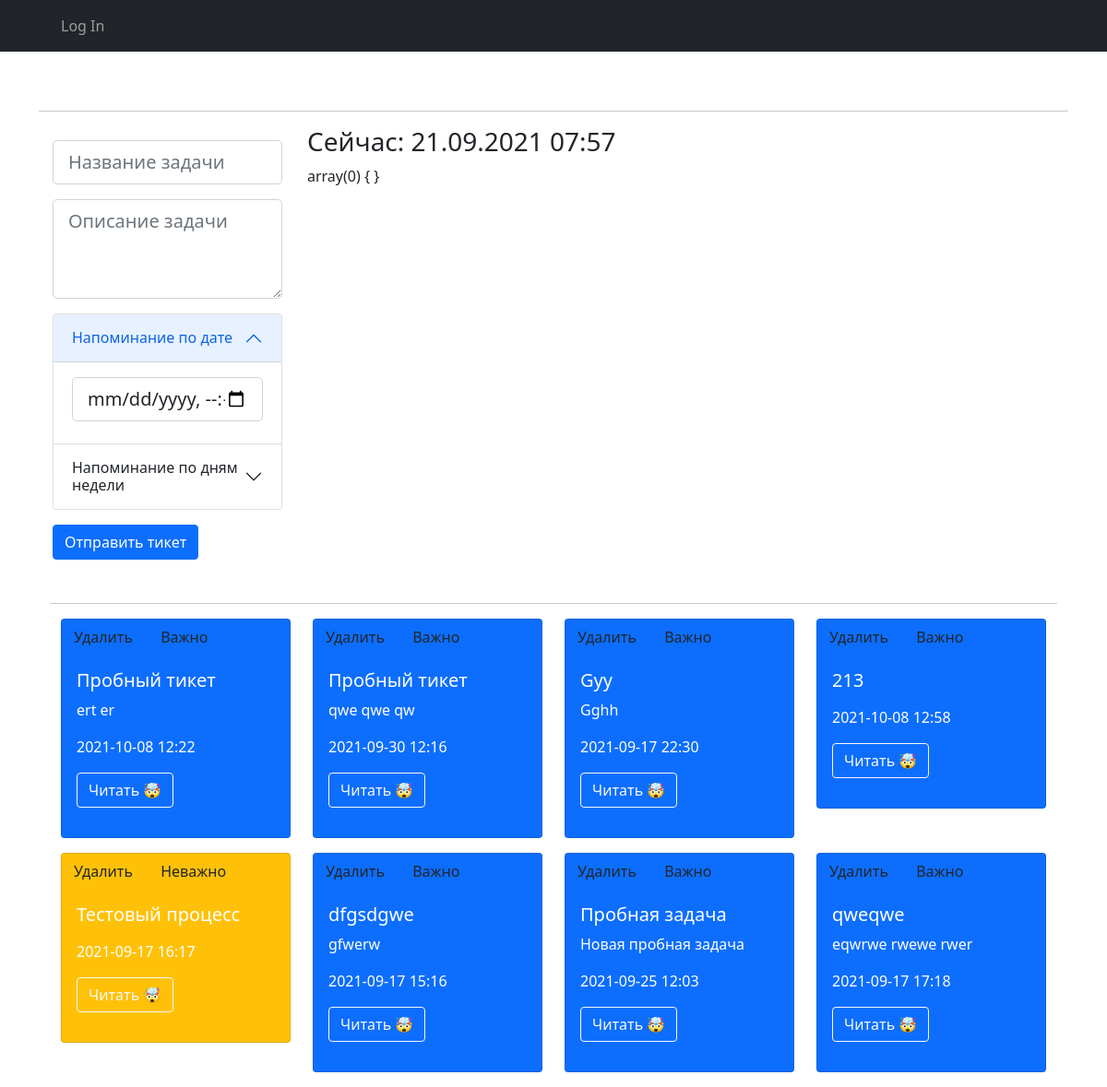
The page / on the database its author committed.
### tables this page shows
CREATE TABLE ticket (id INTEGER PRIMARY KEY AUTOINCREMENT, task_title VARCHAR, task_description TEXT, task_date DATETIME, user_tg_id INT, task_send_status INT, ticket_status VARCHAR);

### function/db.php (called while the page is built, shortened)
<?php
class Database {
	function __construct() {
		$this->db = $db = new SQLite3("ticket.db");
	}
	function get_ticket() {
		$arr = [];
		$ret = $this->db->query("SELECT * FROM ticket ORDER BY id DESC");
		for ($i = 0; $i < $row = $ret->fetchArray(); $i++) {
			$arr[$i] = [
				'id' => $row['id'],
				'title' => $row['task_title'],
				'desc' => $row['task_description'],
				'date' => strtotime($row['task_date']),
				'status' => strtotime($row['task_send_status']),
				'ticket_status' => $row['ticket_status'],
			];
		}
		return $arr;
	}
	function expired_ticket() {
		$arr = [];
		$ret = $this->db->query("SELECT * FROM ticket ORDER BY task_date ASC LIMIT 3");
		return $arr;
	}
}
$connectDatabaase = new Database();

### index.php (the view, shortened to what this page needs)
<?php
require_once __DIR__ . '/view/header.php';
?>
<div class="container">
		<br>
		<hr>
		<div class="container">
			<form action="input.php" method="post">
				<div class="row">
					<div class="col-md-3 ticket-form">
						<div class="mb-3">
							<input class="form-control form-control-lg" name="title" type="text" placeholder="Название задачи" aria-label=".form-control-lg example">
						</div>
						<div class="mb-3">
							<textarea class="form-control form-control-lg" name="desc" id="exampleFormControlTextarea1" rows="3" placeholder="Описание задачи"></textarea>
						</div>
						<div class="mb-3">
							<div class="accordion" id="accordionExample">
								<div class="accordion-item">
									<h2 class="accordion-header" id="headingOne">
										<button class="accordion-button" type="button" data-bs-toggle="collapse" data-bs-target="#collapseOne" aria-expanded="true" aria-controls="collapseOne">
											Напоминание по дате
										</button>
									</h2>
									<div id="collapseOne" class="accordion-collapse collapse show" aria-labelledby="headingOne" data-bs-parent="#accordionExample">
										<div class="accordion-body">
											<h1><input class="form-control form-control-lg" type="datetime-local" id="localdate" name="date"/></h1>
										</div>
									</div>
								</div>
								<div class="accordion-item">
									<h2 class="accordion-header" id="headingTwo">
										<button class="accordion-button collapsed" type="button" data-bs-toggle="collapse" data-bs-target="#collapseTwo" aria-expanded="false" aria-controls="collapseTwo">
											Напоминание по дням недели
										</button>
									</h2>
								</div>
							</div>
						</div>
						<div class="col-auto">
							<button type="submit" name="submit" class="btn btn-primary mb-3">Отправить тикет</button>
						</div>
					</div>
					<div class="col-md-9">
						<?php
						echo '<h3>Сейчас: '.date("d.m.Y H:i").'</h3>';
						var_dump($connectDatabaase->expired_ticket());
    ?>
							<?php
$connectDatabaase->send_tg_ticket();
?>
					</div>
				</form>
			</div>
			<hr>
			<div class="container">
				<div class="row">
					<?php
foreach ($connectDatabaase->get_ticket() as $value) {
    ?>
						<div class="col-md-3">
							<div class="card text-white bg-<?=$value['ticket_status'];?> mb-3">
								<form method="post" action="input.php"><button type="submit" name="delete" class="btn" aria-label="Close" value="<?=$value['id'];?>">Удалить</button>
									<?php if ($value['ticket_status'] == 'primary') {?>
										<button type="submit" name="important" class="btn" value="<?=$value['id'];?>">Важно</button>
									<?php } else {?>
										<button type="submit" name="important" class="btn" value="<?=$value['id'];?>">Неважно</button>
									<?php }?>
								</form>
								<div class="card-body">
									<h5 class="card-title"><?=$value['title'];?></h5>
									<p class="card-text">
										<?=mb_strimwidth($value['desc'], 0, 100, " ...");?>
									</p>
									<p><?=str_replace('T', ' ', date('Y-m-d H:i', $value['date']));?></p>
									<p><button type="button" class="btn btn-outline-light" data-bs-toggle="modal" data-bs-target="#exampleModal<?=$value['id'];?>">Читать 🤯</button></p>
								</div>
							</div>
						</div>
						<?php
}
?>
				</div>
			</div>
		</div>
		<?php
require_once __DIR__ . '/view/footer.php';
?>

### view/header.php (shortened to what this page needs)
<!DOCTYPE html>
<html lang="en">
<head>
	<link href="https://cdn.jsdelivr.net/npm/bootstrap@5.1.1/dist/css/bootstrap.min.css" rel="stylesheet">
	<link href="style.css" rel="stylesheet">
</head>
<body style="background-image: url('https://images.unsplash.com/photo-1557626204-59dd03fd2d31?ixlib=rb-1.2.1&ixid=MnwxMjA3fDB8MHxwaG90by1wYWdlfHx8fGVufDB8fHx8&auto=format&fit=crop&w=1000&q=80'); background-repeat: no-repeat;background-size: cover;">
	<header>
		<nav class="navbar navbar-expand-lg navbar-dark bg-dark" aria-label="Second navbar example">
			<div class="container-xl">
				<div class="collapse navbar-collapse" id="navbarsExample02">
					<ul class="navbar-nav me-auto">
							<?php
if (isset($_SESSION['login'])) {
    ?>
									<li class="nav-item">
											<a class="nav-link active" aria-current="page" href="<?=$_SESSION['login'];?>"><?=$_SESSION['login'];?></a>
									</li>
									<li class="nav-item">
											<a class="nav-link active" aria-current="page" href="?logout">Выйти</a>
									</li>
									<?php
} else {
    ?>
									<li class="nav-item">
										<a class="nav-link submit" href="#" data-bs-toggle="modal" data-bs-target="#exampleModal">Log In</a>
									</li>
									<?php
}
?>
					</ul>
				</div>
			</div>
		</nav><br>
	</header>

### view/footer.php (shortened to what this page needs)
</body>
</html>

### style.css (style rules this page uses)
.ticket-form { padding: 15px 15px; border-radius: 8px; }
.container { background: #fff; }

### rows shown on the page
ticket: $value['id'] 120 (drawn), task_title "Пробный тикет", task_description "ert er", date "2021-10-08 12:22"
ticket: $value['id'] 119 (drawn), task_title "Пробный тикет", task_description "qwe qwe qw", date "2021-09-30 12:16"
ticket: $value['id'] 118 (drawn), task_title "Gyy", task_description "Gghh", date "2021-09-17 22:30"
ticket: $value['id'] 116 (drawn), task_title "213", date "2021-10-08 12:58"
ticket: $value['id'] 115 (drawn), task_title "Тестовый процесс", date "2021-09-17 16:17"
ticket: $value['id'] 114 (drawn), task_title "dfgsdgwe", task_description "gfwerw", date "2021-09-17 15:16"
ticket: $value['id'] 113 (drawn), task_title "Пробная задача", task_description "Новая пробная задача", date "2021-09-25 12:03"
ticket: $value['id'] 112 (drawn), task_title "qweqwe", task_description "eqwrwe rwewe rwer", date "2021-09-17 17:18"
